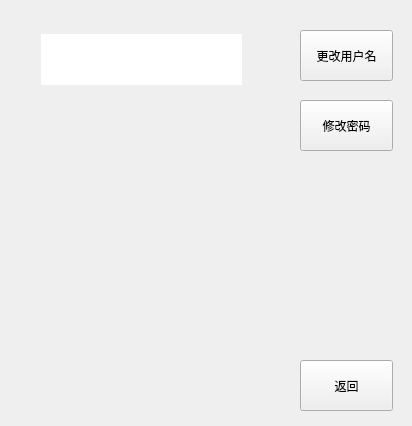
<?xml version="1.0" encoding="UTF-8"?>
<ui version="4.0">
 <class>userwindow</class>
 <widget class="QWidget" name="userwindow">
  <property name="geometry">
   <rect>
    <x>0</x>
    <y>0</y>
    <width>412</width>
    <height>426</height>
   </rect>
  </property>
  <property name="windowTitle">
   <string>Form</string>
  </property>
  <widget class="QPushButton" name="back">
   <property name="geometry">
    <rect>
     <x>300</x>
     <y>360</y>
     <width>93</width>
     <height>51</height>
    </rect>
   </property>
   <property name="text">
    <string>返回</string>
   </property>
  </widget>
  <widget class="QPushButton" name="changepsw">
   <property name="geometry">
    <rect>
     <x>300</x>
     <y>100</y>
     <width>93</width>
     <height>51</height>
    </rect>
   </property>
   <property name="text">
    <string>修改密码</string>
   </property>
  </widget>
  <widget class="QLabel" name="username">
   <property name="geometry">
    <rect>
     <x>41</x>
     <y>34</y>
     <width>201</width>
     <height>51</height>
    </rect>
   </property>
   <property name="styleSheet">
    <string notr="true">background-color: rgb(255, 255, 255);</string>
   </property>
   <property name="text">
    <string/>
   </property>
  </widget>
  <widget class="QPushButton" name="changename">
   <property name="geometry">
    <rect>
     <x>300</x>
     <y>30</y>
     <width>93</width>
     <height>51</height>
    </rect>
   </property>
   <property name="text">
    <string>更改用户名</string>
   </property>
  </widget>
 </widget>
 <resources/>
 <connections/>
</ui>
